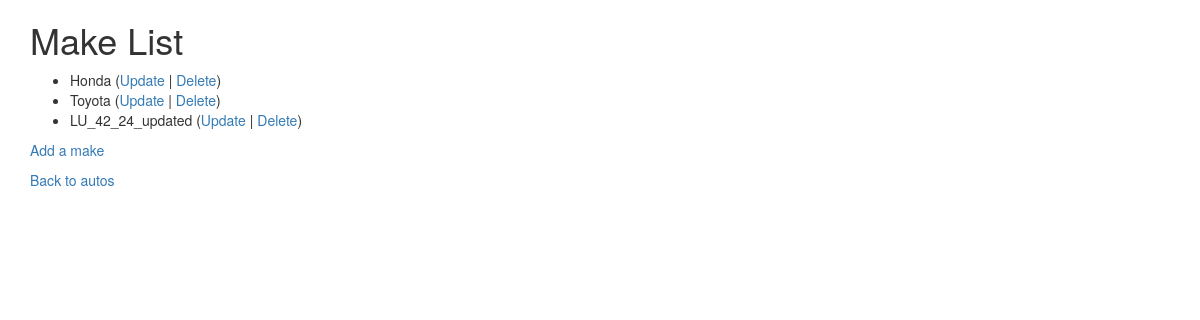
Page /autos/lookup/ (signed in) on the committed database.
### autos/models.py (models this page shows, shortened)
class Make(models.Model):
    name = models.CharField(
        max_length=200,
        help_text='Please enter a make name (e.g. Toyota)',
        validators=[MinLengthValidator(2, "Must be greater than one character")])

### autos/views.py (the view)
# urls.py: path('lookup/', views.MakeView.as_view(), name='make_list'),
class MakeView(LoginRequiredMixin, ListView):
    model = Make
    template = 'autos/make_list.html'

### autos/templates/autos/make_list.html
{% extends "base_bootstrap.html" %}
{% block content %}
  <h1>Make List</h1>
  {% if make_list %}
  <ul>
    {% for make in make_list %}
      <li>
          {{ make.name }}
         (<a href="{% url 'autos:make_update' make.id %}">Update</a> |
          <a href="{% url 'autos:make_delete' make.id %}">Delete</a>)
      </li>
    {% endfor %}
  </ul>
  {% else %}
    <p>There are no makes in the library.</p>
  {% endif %}
  <p><a href="{% url 'autos:make_create' %}">Add a make</a></p>
  <p>
    <a href="{% url 'autos:all' %}">Back to autos</a>
  </p>
{% endblock %}

### rows in the picture
Make: name "Honda"
Make: name "Toyota"
Make: name "LU_42_24_updated"
